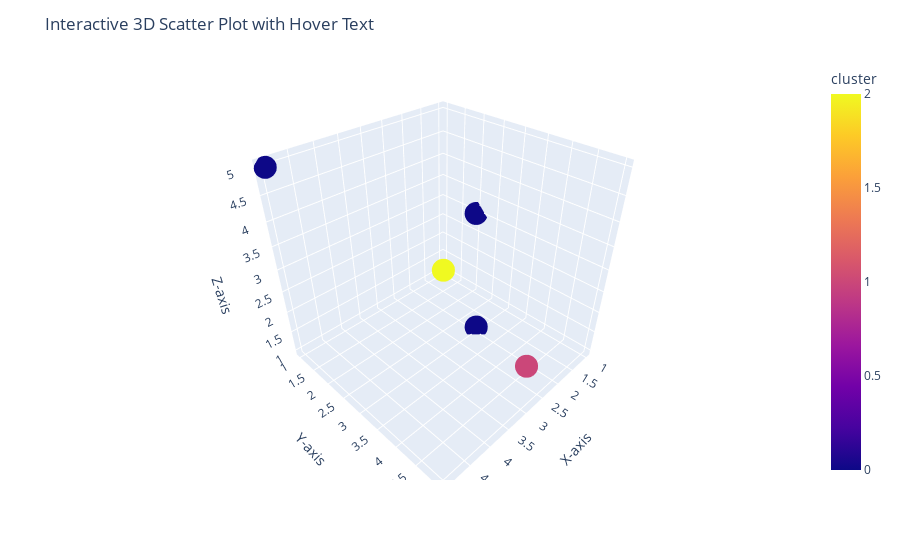

Source (notebook cell):
### Code cell
import plotly.express as px

# Generate some example data
data = {
    'x': [1, 2, 3, 4, 5],
    'y': [2, 3, 5, 4, 1],
    'z': [3, 1, 2, 4, 5],
    'cluster': [0,0,1,2,0]
}
labels = []
for i in range(5):
    labels.append([terms_group_more[data['cluster'][i]][j][0] for j in range(5)])

data['labels'] = labels

# Create a 3D scatter plot with hover text
fig = px.scatter_3d(data, x='x', y='y', z='z', hover_name='labels', color='cluster')

# Set layout options for better readability
fig.update_layout(
    title="Interactive 3D Scatter Plot with Hover Text",
    scene=dict(
        xaxis_title="X-axis",
        yaxis_title="Y-axis",
        zaxis_title="Z-axis"
    )
)

# Show the plot
fig.show()

### Figure 1 — Plotly figure (JSON) as saved in the notebook; plotly's stock layout.template omitted (floating-point values rounded to 4 significant figures)
{"data": [{"hovertemplate": "<b>%{hovertext}</b><br><br>x=%{x}<br>y=%{y}<br>z=%{z}<br>cluster=%{marker.color}<extra></extra>", "hovertext": [["screen", "devic", "use", "get", "like"], ["screen", "devic", "use", "get", "like"], ["phone", "blu", "good", "price", "app"], ["mani", "releas", "said", "juli", "month"], ["screen", "devic", "use", "get", "like"]], "legendgroup": "", "marker": {"color": [0, 0, 1, 2, 0], "coloraxis": "coloraxis", "symbol": "circle"}, "mode": "markers", "name": "", "scene": "scene", "showlegend": false, "type": "scatter3d", "x": [1, 2, 3, 4, 5], "y": [2, 3, 5, 4, 1], "z": [3, 1, 2, 4, 5]}], "layout": {"coloraxis": {"colorbar": {"title": {"text": "cluster"}}, "colorscale": [[0, "#0d0887"], [0.1111, "#46039f"], [0.2222, "#7201a8"], [0.3333, "#9c179e"], [0.4444, "#bd3786"], [0.5556, "#d8576b"], [0.6667, "#ed7953"], [0.7778, "#fb9f3a"], [0.8889, "#fdca26"], [1, "#f0f921"]]}, "legend": {"tracegroupgap": 0}, "margin": {"t": 60}, "scene": {"domain": {"x": [0, 1], "y": [0, 1]}, "xaxis": {"title": {"text": "X-axis"}}, "yaxis": {"title": {"text": "Y-axis"}}, "zaxis": {"title": {"text": "Z-axis"}}}, "title": {"text": "Interactive 3D Scatter Plot with Hover Text"}}}
